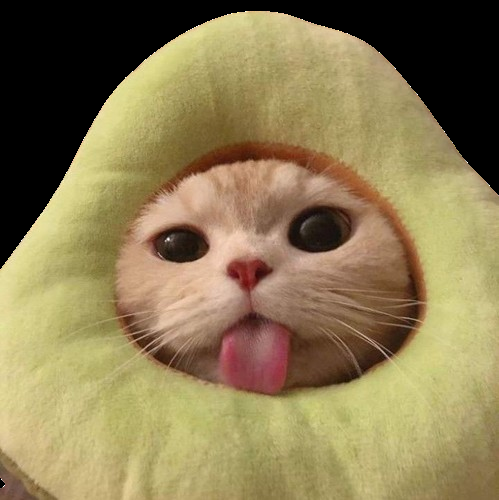
#> input picture introducao/images/gatinho.png, 499 x 500 px, found by its file name
$ python intro.py
#> lines starting #> are read from the running program, lines starting #| are printed output that depends on the picture
import cv2, matplotlib as plt

def main():
    catImage = cv2.imread('D:/PycharmProjects/visaoComputacional/introducao/images/gatinho.png',cv2.IMREAD_GRAYSCALE)
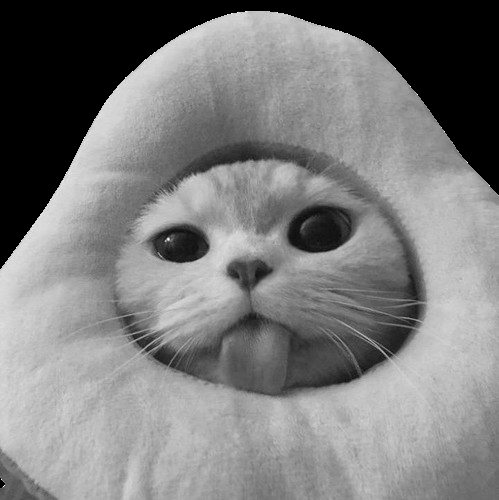
#> catImage: shape (500, 499); min 0, max 255, mean 124.6

    # [5 lines of commented-out code are left out]

    cv2.imshow("Janela da imagem",catImage)
    cv2.waitKey(0)
    cv2.destroyAllWindows()

    cv2.imwrite('D:/PycharmProjects/visaoComputacional/introducao/images/gatinhoGray.jpg',catImage)


if __name__ == '__main__':
    main()
